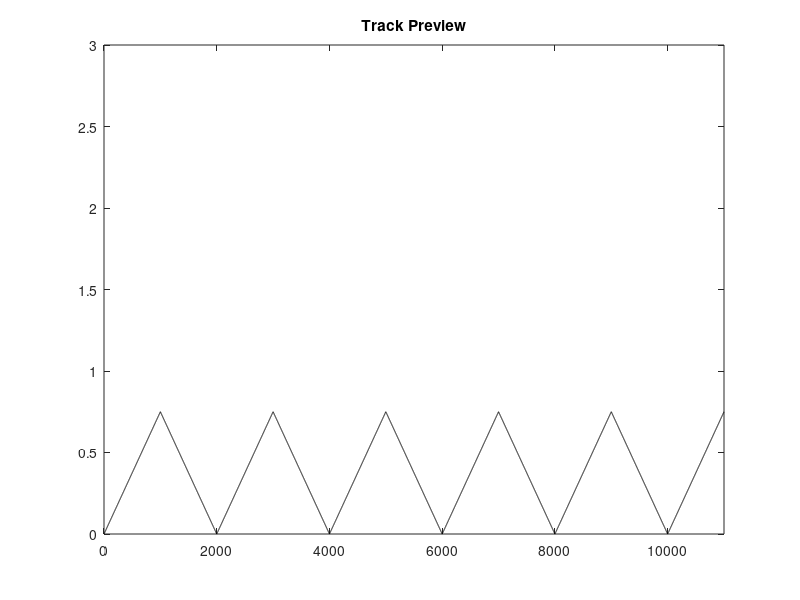

MATLAB code for this plot:
% Polygon Track Function
% This code does the following:
%   - Allows the user to choose from a variety of different track types to
%   choose from.
%   - Allows the user to customize preset tracks by modifying specific
%   sections.

function [PathType,maxcount,Track,DerTrack] = PolygonTrackFunction
clc; clearvars; clear;
PathType = 3; %menu('Which type of path will be drawn?','Parabolic','Linear','Zigzag','Cycloidal','Freehand');
AcceptPreview = 2;
switch PathType
    case 1 % Parabolic pathtype
        while AcceptPreview == 2
            OriginalTrackPeriod = input('Specify a distance between minimum points (m): ');
            OriginalTrackAmplitude = input('Specify a maximum height between minimum points (m): ' );
            % Ax = B
            % y(x) = ax^2 + bx + c
            % y = Amplitude; x = Period
            A = [0 0 1; (OriginalTrackPeriod/2)^2 (OriginalTrackPeriod/2) 1; OriginalTrackPeriod^2 OriginalTrackPeriod 1];
            B = [0; OriginalTrackAmplitude; 0];
            OriginalTrackCoefficients = A\B;
            Track = zeros(1,5*OriginalTrackPeriod+1);
            offset = 0;
            count = 0;
            while count/1000 < 5*OriginalTrackPeriod+1
                count = count + 1;
                if rem(count/1000,OriginalTrackPeriod) == 0
                    offset = offset + OriginalTrackPeriod;
                end
                Track(count) = OriginalTrackCoefficients(1)*(count/1000 - offset)^2 + OriginalTrackCoefficients(2)*(count/1000 - offset) + OriginalTrackCoefficients(3);
            end
            maxcount = count;
            %plot(0:1/1000:(maxcount-1)/1000,Track,'k');
            axis([0 maxcount/1000 0 maxcount/5000]); title('Track Preview');
            while AcceptPreview == 2
                AcceptPreview = menu('Is this track acceptable?','Yes','No');
                if AcceptPreview == 1
                    break;
                end
                Action = menu('What do you want to do?','Set new specifications','Modify a specific section','Copy a specific section');
                switch Action
                    case 0
                        clc; clearvars -EXCEPT AcceptPreview; break;
                    case 1
                        clc; clearvars -EXCEPT AcceptPreview; break;
                    case 2
                        LeftEndpoint = input('Specify a left endpoint of track to modify (m): ');
%                         plot(0:1/1000:(maxcount-1)/1000,Track,'k',LeftEndpoint,Track(1000*LeftEndpoint+1),'rx');
                        RightEndpoint = input('Specify a right endpoint of track to modify (m): ');
                        if RightEndpoint <= LeftEndpoint
                            error('Invalid range selected')
                        end
                        HighlightedTrack = Track(LeftEndpoint*1000 + 1:1:RightEndpoint*1000 + 1);
%                         plot(0:1/1000:(maxcount-1)/1000,Track,'k',(LeftEndpoint:1/1000:RightEndpoint),HighlightedTrack,'r');
%                         axis([0 maxcount/1000 0 maxcount/5000]); title('Track Editor');
                        TrackPeriod = input('Specify a distance between these endpoints (m): ');
                        TrackAmplitude = input('Specify a maximum height between these endpoints (m): ' );
                        % Ax = B
                        % y(x) = ax^2 + bx + c
                        % y = Amplitude; x = Period
                        A = [0 0 1; (TrackPeriod/2)^2 (TrackPeriod/2) 1; TrackPeriod^2 TrackPeriod 1];
                        B = [Track(1000*LeftEndpoint+1); TrackAmplitude; Track(1000*RightEndpoint+1)];
                        TrackCoefficients = A\B;
                        
                        if TrackPeriod ~= OriginalTrackPeriod
                            maxcount = length(Track) + 1000*(TrackPeriod - OriginalTrackPeriod) + 1;
                        end
                        offset = 0;
                        trackoffset = LeftEndpoint + 1/1000;
                        for count = 1:maxcount % Offset modifications.
                            if rem(count/1000,OriginalTrackPeriod) == 0
                                offset = offset + OriginalTrackPeriod;
                            end
                            
                            if count < 1000*LeftEndpoint + 1 % Unchanged left-hand portion of track
                                Track(count) = Track(count);
                            elseif count >= 1000*LeftEndpoint + 1 && count <= 1000*(LeftEndpoint+TrackPeriod) + 1 % Altered portion of selected track
                                Track(count) = TrackCoefficients(1)*(count/1000 - trackoffset)^2 + TrackCoefficients(2)*(count/1000 - trackoffset) + TrackCoefficients(3);
                            else % Offset portion of right-hand track
                                Track(count) = OriginalTrackCoefficients(1)*(count/1000 - offset)^2 + OriginalTrackCoefficients(2)*(count/1000 - offset) + OriginalTrackCoefficients(3);
                            end
                        end
                        
                        offset = LeftEndpoint;
                        for count = 1000*LeftEndpoint+1:1:1000*(LeftEndpoint+TrackPeriod)+1 % Alteration of selected track.
                            Track(count) = TrackCoefficients(1)*(count/1000 - offset)^2 + TrackCoefficients(2)*(count/1000 - offset) + TrackCoefficients(3);
                        end
                        
%                         plot(0:1/1000:(maxcount-1)/1000,Track,'k');
%                         axis([0 maxcount/1000 0 maxcount/5000]); title('Track Preview');
                        
                    case 3
                        LeftEndpoint = input('Specify a left endpoint of track to modify (m): ');
                        plot(0:1/1000:(maxcount-1)/1000,Track,'k',LeftEndpoint,Track(1000*LeftEndpoint+1),'rx');
                        RightEndpoint = input('Specify a right endpoint of track to modify (m): ');
                        if RightEndpoint <= LeftEndpoint
                            error('Invalid range selected')
                        end
                        HighlightedTrack = Track(LeftEndpoint*1000 + 1:1:RightEndpoint*1000 + 1);
                        plot(0:1/1000:(maxcount-1)/1000,Track,'k',(LeftEndpoint:1/1000:RightEndpoint),HighlightedTrack,'r');
                        axis([0 maxcount/1000 0 maxcount/5000]); title('Track Editor');
                end
            end
        end
        
    case 2 % Linear pathtype
        while AcceptPreview == 2
            OriginalTrackSlope = input('Specify the slope of the track: ');
            OriginalTrackLength = input('Specify the length of the track (m): ');
            % y(x) = mx + b
            Track = zeros(1,1000*OriginalTrackLength+1);
            count = 0;
            for count = 1:1:1000*OriginalTrackLength+1
                Track(count) = OriginalTrackSlope*(count/1000);
            end
            maxcount = count;
            plot(0:1/1000:(maxcount-1)/1000,Track,'k'); title('Track Preview')
            
            while AcceptPreview == 2
                AcceptPreview = menu('Is this track acceptable?','Yes','No');
                if AcceptPreview == 1
                    break;
                end
                Action = menu('What do you want to do?','Set new specifications','Modify a specific section');
                switch Action
                    case 0
                        break;
                    case 1
                        break;
                    case 2
                        LeftEndpoint = input('Specify a left endpoint of track to modify (m): ');
                        plot(0:1/1000:(maxcount-1)/1000,Track,'k',LeftEndpoint,Track(1000*LeftEndpoint+1),'rx');
                        RightEndpoint = input('Specify a right endpoint of track to modify (m): ');
                        if RightEndpoint <= LeftEndpoint
                            error('Invalid range selected')
                        end
                        HighlightedTrack = Track(LeftEndpoint*1000 + 1:1:RightEndpoint*1000 + 1);
                        plot(0:1/1000:(maxcount-1)/1000,Track,'k',(LeftEndpoint:1/1000:RightEndpoint),HighlightedTrack,'r');
                        
                        TrackSlope = input('Specify the slope of this segment: ');
                        TrackLength = input('Specify the length of this segment: ');
                        
                        if TrackLength ~= RightEndpoint - LeftEndpoint
                            maxcount = length(Track) + 1000*(TrackLength - (RightEndpoint-LeftEndpoint)) + 1;
                        end
                        
                        rightoffset = (LeftEndpoint+TrackLength)+(1/1000);
                        leftoffset = LeftEndpoint+(1/1000);
                        for count = 1:maxcount
                            if count <= 1000*LeftEndpoint + 1 % Unmodified left-hand portion of track.
                                Track(count) = Track(count);
                            elseif count > 1000*LeftEndpoint + 1 && count <= Track(1000*(LeftEndpoint + TrackLength)+1) % Modified selected portion of track.
                                Track(count) = TrackSlope*(count/1000-leftoffset) + Track(1000*LeftEndpoint+1);
                            else % Offset right-hand portion of track.
                                Track(count) = OriginalTrackSlope*(count/1000-rightoffset) + Track(1000*(LeftEndpoint + TrackLength)+1);
                            end
                        end
                        plot(0:1/1000:(maxcount-1)/1000,Track,'k');
                end
            end
        end
    case 3 % Zig-Zag pathtype
        OriginalTrackPeriod = 2;%input('Specify a distance between minimum points (m): ');
        OriginalTrackAmplitude = .75;%input('Specify the maximum height between minimum points (m): ');
        % y(x) = -|(2b/a)(x-(a/2))| + b
        % Period = a
        % Amplitude = b
        Track = zeros(1,5*OriginalTrackPeriod+1);
        offset = OriginalTrackPeriod/2;
        count = 0;
        while count/1000 < 5*OriginalTrackPeriod+1
            count = count + 1;
            if rem(count/1000,OriginalTrackPeriod) == 0
                offset = offset + OriginalTrackPeriod;
            end
%             if rem(count,2) == 0
                Track(count) = -abs(((2*OriginalTrackAmplitude)/OriginalTrackPeriod)*((count/1000)-offset)) + OriginalTrackAmplitude;
%             end
%             Track2(count) = -abs(((2*OriginalTrackAmplitude)/OriginalTrackPeriod)*((count/1000)-offset)) + OriginalTrackAmplitude;
        end
        maxcount = count;
         plot(1:length(Track),Track,'k');
         axis([0 length(Track) 0 3]); title('Track Preview');
        
        while AcceptPreview == 2
            AcceptPreview = 1;%menu('Is this track acceptable?','Yes','No');
            if AcceptPreview == 1
                break;
            end
            Action = menu('What do you want to do?','Set new specifications','Modify a specific section');
            switch Action
                case 0
                    clc; clearvars -EXCEPT AcceptPreview; break;
                case 1
                    clc; clearvars -EXCEPT AcceptPreview; break;
                case 2
                    LeftEndpoint = input('Specify a left endpoint of track to modify (m): ');
%                     plot(0:1/1000:(maxcount-1)/1000,Track,'k',LeftEndpoint,Track(1000*LeftEndpoint+1),'rx');
                    axis([0 maxcount/1000 0 maxcount/5000]); title('Track Editor');
                    RightEndpoint = input('Specify a right endpoint of track to modify (m): ');
                    if RightEndpoint <= LeftEndpoint
                        error('Invalid range selected')
                    end
                    HighlightedTrack = Track(LeftEndpoint*1000 + 1:1:RightEndpoint*1000 + 1);
                    plot(0:1/1000:(maxcount-1)/1000,Track,'k',(LeftEndpoint:1/1000:RightEndpoint),HighlightedTrack,'r');
                    axis([0 maxcount/1000 0 maxcount/5000]); title('Track Editor');
                    TrackPeriod = input('Specify a distance between these endpoints (m): ');
                    TrackAmplitude = input('Specify a maximum height between these endpoints (m): ' );
                    
                    if RightEndpoint - LeftEndpoint ~= TrackPeriod
                        maxcount = length(Track) + 1000*(TrackPeriod - (RightEndpoint-LeftEndpoint)) + 1;
                    end
                    
                    offset = TrackPeriod/2;
                    trackoffset = OriginalTrackPeriod/2;
                    for count = 1:maxcount
                        if rem(count/1000,OriginalTrackPeriod) == 0
                            trackoffset = trackoffset + OriginalTrackPeriod;
                        end
                        if count < 1000*LeftEndpoint + 1 % Unchanged left-hand portion of track
                            Track(count) = Track(count);
                        elseif count >= 1000*LeftEndpoint + 1 && count <= 1000*(LeftEndpoint+TrackPeriod) + 1 % Altered portion of selected track
                            Track(count) = -abs(((2*TrackAmplitude)/TrackPeriod)*((count/1000)-offset-LeftEndpoint)) + TrackAmplitude + Track(1000*LeftEndpoint);
                        else % Offset portion of right-hand track
                            Track(count) = -abs(((2*OriginalTrackAmplitude)/OriginalTrackPeriod)*((count/1000)-trackoffset)) + OriginalTrackAmplitude;
                        end
                    end
                    plot(0:1/1000:(maxcount-1)/1000,Track,'k');
                    axis([0 maxcount/1000 0 maxcount/5000]); title('Track Editor');
            end
        end
    case 4 % Cycloidal pathtype
        sides = 4;%input('Specify the number of sides the polygon needs to ride ideally: ');
        if rem(sides,1) ~= 0 || sides < 3
            error('Number of sides must be an integer greater than or equal to 3');
        end
        sidelength = 2;%input('Enter one of the side lengths of the polygon (m): ');
        if sidelength <= 0
            error('Radius must be greater than zero');
        end
        % y(x) = d - a*cosh(x/a); d = a/(cosd(180/n))
        a = sidelength/(2*tand(180/sides)); % Apothem of the polygon
        d = a/(cosd(180/sides)); % Hypotenuse of the apothem-side triangle
        Track = zeros(1,sidelength*sides);
        x = zeros(1,sidelength*sides);
        x(1) = 0;
        y = -acosh(d);
        for count = 1:1000*sidelength*sides
            x(count+1) = x(count) + acosh(d)/500;
            y = y + acosh(d)/500;
            if rem(count+1,1000) == 0
                y = -acosh(d);
            end
            Track(count) = d - (a*cosh(y/a));
        end
        maxcount = count;
        %plot(x(1:1000*sidelength*sides),Track,'k');
        axis([0 maxcount/1000 0 0.78*maxcount/1000]); title('Track Preview');
        
    case 5 % User-drawn pathtype
        
end

DerTrack = zeros(1,maxcount);
% for count = 1:maxcount
%     if count == 1
%         DerTrack(count) = (Track(count+1) - Track(count)) / 0.001;
%     elseif count == maxcount
%         DerTrack(count) = (Track(count) - Track(count-1)) / 0.001;
%     else
%         DerTrack(count) = (Track(count+1) - Track(count-1)) / (2*0.001);
%     end
% end
end